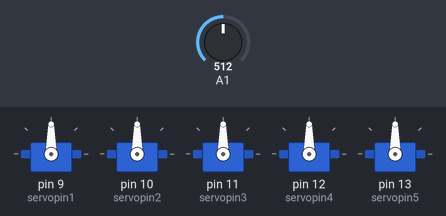
Bench run of a sketch on a simulated Arduino Uno, built with avr-gcc and run on an emulated ATmega328P. Parts: 5 × servo. Inputs (shaded band) come from the test bench; at power-on: A1 = 512.

Above: at 1.2 s.
1.3 s: A1 set to 716
At 2.5 s:
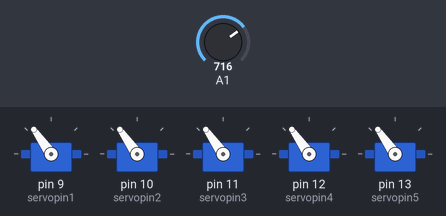
2.8 s: A1 set to 900
At 3.5 s:
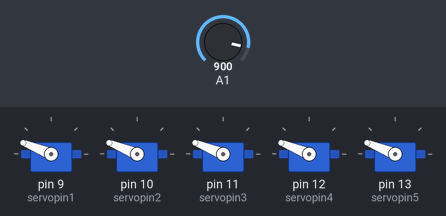
4.3 s: A1 set to 1023
At 5.5 s:
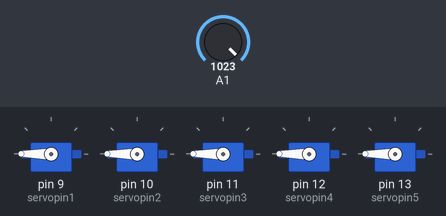
5.8 s: A1 set to 306
At 6.5 s:
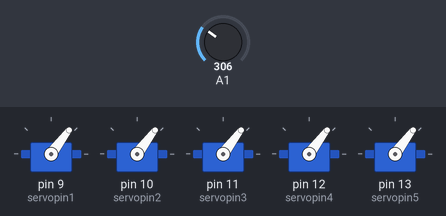
7.3 s: A1 set to 122
At 8.7 s:
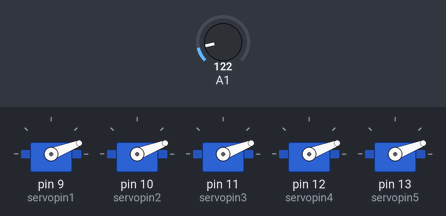
Timing chart, 0 to 9.8 s (numbered marks = the images above; inputs shaded):
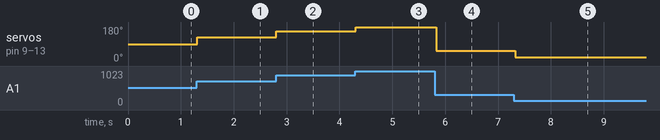

The sketch:

potentiometer_code.ino
```cpp
#include <Servo.h>
int servopin1 = 9;
int servopin2 = 10;
int servopin3 = 11;
int servopin4 = 12;
int servopin5 = 13;
int val; //variable to read the value from the analog pin - potentiometer.
Servo servo1;
Servo servo2;
Servo servo3;
Servo servo4;
Servo servo5;
void setup() {
  // put your setup code here, to run once:
Serial.begin(9600);
servo1.attach(servopin1);
servo2.attach(servopin2);
servo3.attach(servopin3);
servo4.attach(servopin4);
servo5.attach(servopin5);

}

void loop() {
  // put your main code here, to run repeatedly:
val = analogRead(1); //read the value from potentiometer
val = map(val, 0, 1023, 0, 180); //convert to degrees
servo1.write(val);
servo2.write(val);
servo3.write(val);
servo4.write(val);
servo5.write(val);

delay(30); // 50 sec
}
```

Measured:
- after the input at 1.3 s, servo on pin 9 (servopin1), servo on pin 10 (servopin2), servo on pin 11 (servopin3), servo on pin 12 (servopin4), servo on pin 13 (servopin5): 90° → 125° at once
- after the input at 2.8 s, servo on pin 9 (servopin1), servo on pin 10 (servopin2), servo on pin 11 (servopin3), servo on pin 12 (servopin4), servo on pin 13 (servopin5): 125° → 158° at once
- after the input at 4.3 s, servo on pin 9 (servopin1), servo on pin 10 (servopin2), servo on pin 11 (servopin3), servo on pin 12 (servopin4), servo on pin 13 (servopin5): 158° → 180° at once
- after the input at 5.8 s, servo on pin 9 (servopin1), servo on pin 10 (servopin2), servo on pin 11 (servopin3), servo on pin 12 (servopin4), servo on pin 13 (servopin5): 180° → 53° at once
- after the input at 7.3 s, servo on pin 9 (servopin1), servo on pin 10 (servopin2), servo on pin 11 (servopin3), servo on pin 12 (servopin4), servo on pin 13 (servopin5): 53° → 21° at once
